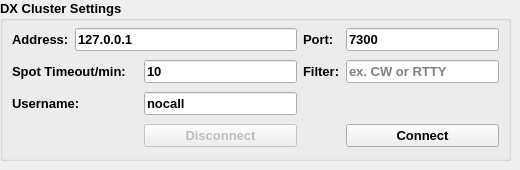
      <widget class="QWidget" name="tab_7">
       <attribute name="title">
        <string>Options</string>
       </attribute>
       <widget class="QGroupBox" name="groupBox_2">
        <property name="geometry">
         <rect>
          <x>0</x>
          <y>0</y>
          <width>511</width>
          <height>161</height>
         </rect>
        </property>
        <property name="font">
         <font>
          <pointsize>10</pointsize>
          <bold>true</bold>
         </font>
        </property>
        <property name="title">
         <string>DX Cluster Settings</string>
        </property>
        <layout class="QGridLayout" name="gridLayout_2">
         <property name="topMargin">
          <number>0</number>
         </property>
         <property name="bottomMargin">
          <number>0</number>
         </property>
         <property name="verticalSpacing">
          <number>2</number>
         </property>
         <item row="1" column="0" colspan="2">
          <widget class="QLabel" name="label_DXCSpottimeout">
           <property name="sizePolicy">
            <sizepolicy hsizetype="Fixed" vsizetype="Preferred">
             <horstretch>0</horstretch>
             <verstretch>0</verstretch>
            </sizepolicy>
           </property>
           <property name="text">
            <string>Spot Timeout/min:</string>
           </property>
          </widget>
         </item>
         <item row="2" column="0" colspan="2">
          <widget class="QLabel" name="label_DXCUsername">
           <property name="sizePolicy">
            <sizepolicy hsizetype="Fixed" vsizetype="Preferred">
             <horstretch>0</horstretch>
             <verstretch>0</verstretch>
            </sizepolicy>
           </property>
           <property name="text">
            <string>Username:</string>
           </property>
          </widget>
         </item>
         <item row="0" column="0">
          <widget class="QLabel" name="label_DXCAddress">
           <property name="sizePolicy">
            <sizepolicy hsizetype="Fixed" vsizetype="Preferred">
             <horstretch>0</horstretch>
             <verstretch>0</verstretch>
            </sizepolicy>
           </property>
           <property name="text">
            <string>Address:</string>
           </property>
          </widget>
         </item>
         <item row="0" column="5">
          <widget class="QLabel" name="label_DXCPort">
           <property name="sizePolicy">
            <sizepolicy hsizetype="Fixed" vsizetype="Preferred">
             <horstretch>0</horstretch>
             <verstretch>0</verstretch>
            </sizepolicy>
           </property>
           <property name="text">
            <string>Port:</string>
           </property>
          </widget>
         </item>
         <item row="0" column="6">
          <widget class="QLineEdit" name="lineEdit_DXCPort">
           <property name="text">
            <string>7300</string>
           </property>
          </widget>
         </item>
         <item row="0" column="1" colspan="4">
          <widget class="QLineEdit" name="lineEdit_DXCAddress">
           <property name="text">
            <string>127.0.0.1</string>
           </property>
          </widget>
         </item>
         <item row="1" column="4">
          <widget class="QLineEdit" name="lineEdit_DXCSpottimeout">
           <property name="text">
            <string>10</string>
           </property>
          </widget>
         </item>
         <item row="2" column="4">
          <widget class="QLineEdit" name="lineEdit_DXCUSername">
           <property name="text">
            <string>nocall</string>
           </property>
          </widget>
         </item>
         <item row="3" column="4">
          <widget class="QPushButton" name="pushButton_DXCDisconnect">
           <property name="enabled">
            <bool>false</bool>
           </property>
           <property name="text">
            <string>Disconnect</string>
           </property>
          </widget>
         </item>
         <item row="3" column="6">
          <widget class="QPushButton" name="pushButton_DXCConnect">
           <property name="text">
            <string>Connect</string>
           </property>
          </widget>
         </item>
         <item row="1" column="5">
          <widget class="QLabel" name="label_DXCFilter">
           <property name="text">
            <string>Filter:</string>
           </property>
          </widget>
         </item>
         <item row="1" column="6">
          <widget class="QLineEdit" name="lineEdit_DXCFilter">
           <property name="placeholderText">
            <string>ex. CW or RTTY</string>
           </property>
          </widget>
         </item>
        </layout>
       </widget>
      </widget>
